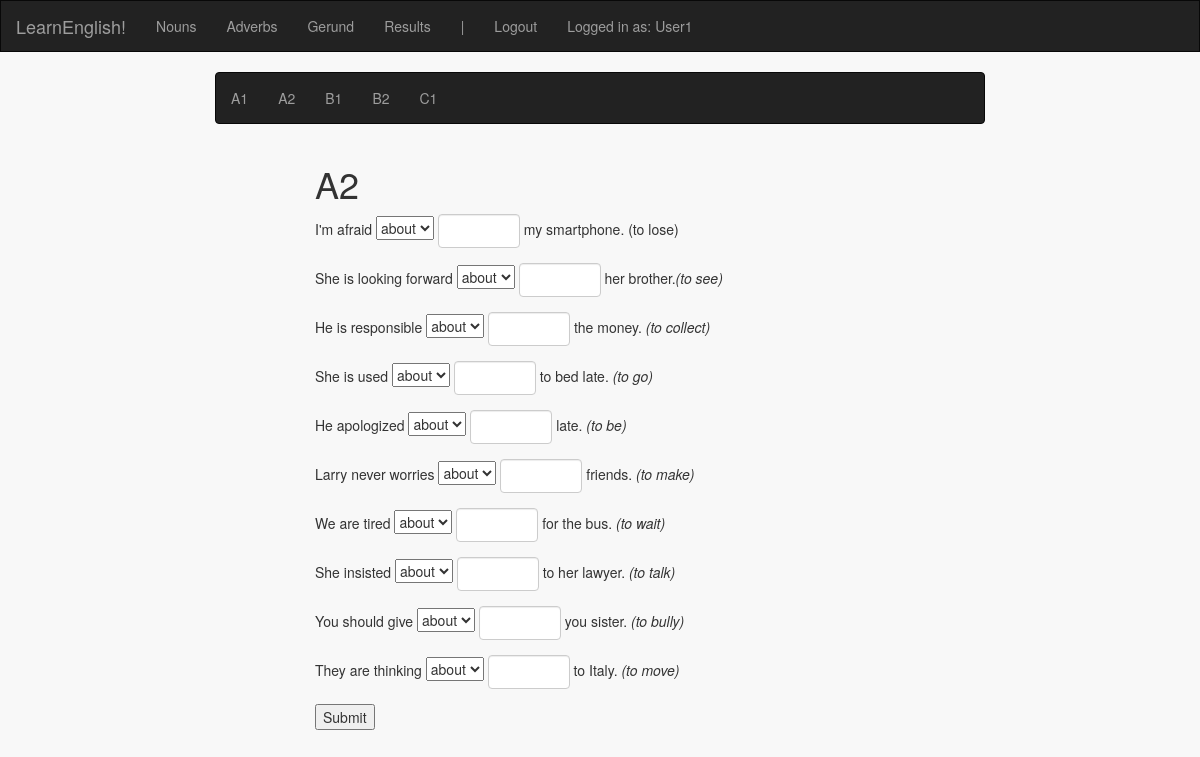
/gerund/A2 (signed in), run on the app's committed database.
### english_exercises/models.py (models this page shows, shortened)
class User(db.Model):
    id = db.Column(db.Integer, primary_key=True)
    username = db.Column(db.String(80), unique=True)
    password = db.Column(db.String(80))
    amountCorrect = db.Column(db.Integer)
    amountIncorrect = db.Column(db.Integer)
    score = db.Column(db.Integer)

class MultiQuestion(db.Model):
    id = db.Column(db.Integer, primary_key=True)
    category = db.Column(db.String(80))
    level = db.Column(db.String(80))
    question = db.Column(db.String(80))
    answer = db.Column(db.String(80))
    multiplechoiceAnswer = db.Column(db.String(80))

### english_exercises/views.py (the view, shortened to what this page needs)
@app.route("/gerund")
@app.route('/gerund/<level>', methods=['GET', 'POST'])
@login_required
def gerund(level=None):
    options = ['about', 'for', 'on', 'to', 'of', 'up']
    if level == None:
        return render_template('gerund/gerund.html')
    else:
        if request.method == 'GET':
            if allowed_in_level(level, calculate_score(session['username'])):
                if level != "A2":
                    questions = OpenQuestion.query.filter_by(category='Gerund').filter_by(level=level).all()
                    return render_template('gerund/' + level + '.html', level=level, questions=questions)
                else:
                    questions = MultiQuestion.query.filter_by(category='Gerund').filter_by(level=level).all()
                    return render_template('gerund/' + level + '.html', level=level, questions=questions, options=options)
            else:
                return render_template('gerund/locked.html')
    return render_template('gerund/gerund.html')

### english_exercises/level_access.py (called while the page is built, shortened)
def calculate_score(username):
    if get_correct_answers(username) <= 0:
        return 0
    else:
        ratio = get_correct_answers(username) / (get_correct_answers(username) + get_incorrect_answers(username))
        score = get_correct_answers(username) * ratio
        if score < 0:
            return 0
        else:
            return round(score, 2)

def get_correct_answers(user_name):
    return User.query.filter_by(username=user_name).first().amountCorrect

def get_incorrect_answers(user_name):
    return User.query.filter_by(username=user_name).first().amountIncorrect

def allowed_in_level(level, score):
    if 'A' in level:
        return True

### english_exercises/views.py (called while the page is built)
def login_required(f):
    @wraps(f)
    def decorated_function(*args, **kwargs):
        if session.get('logged_in') is None:
            flash("You must be logged in for this feature")
            return redirect(url_for('login', next=request.url))
        return f(*args, **kwargs)
    return decorated_function

### english_exercises/templates/gerund/A2.html
{% extends 'gerund/gerund.html' %}
{% block form %}
<div class="col-xs-3"></div>
<div class="col-xs-6 center">
    <h1>{{level}}</h1>
    <form action="/gerund/{{level}}" method="POST">
        {% include 'dropdownandopen.html' %}
        <input type="submit" value="Submit">
    </form>
</div>
<div class="col-xs-3"></div>
{% endblock %}

### english_exercises/templates/index.html (shortened to what this page needs)
<!DOCTYPE html>
<html lang="en">
<head>
    <link href="https://maxcdn.bootstrapcdn.com/bootstrap/3.3.7/css/bootstrap.min.css" rel="stylesheet">
    <link rel=stylesheet type=text/css href="{{ url_for('static', filename='style.css') }}">
</head>
<body class="container-fluid">
  <div class="row">
    <nav id="menu" class="navbar navbar-inverse">
        <div class="navbar-header">
          <a class="navbar-brand" href="/">LearnEnglish!</a>
        </div>
        <ul class="nav navbar-nav">
            <li><a href="{{ url_for ('nouns') }}">Nouns</a></li>
            <li><a href="{{ url_for ('adverbs') }}">Adverbs</a></li>
            <li><a href="{{ url_for ('gerund') }}">Gerund</a></li>
            <li><a href="{{ url_for ('results') }}">Results</a></li>
            <li><a>|</a></li>
            {% if not session.logged_in %}
                <li><a href="{{ url_for ('login') }}">Login</a></li>
                <li><a href="{{ url_for ('register') }}">Register</a></li>
            {% else %}
                <li><a href="{{ url_for('logout') }}">Logout</a></li>
            {% endif %}
            {% if session.logged_in %}
                <li><a>Logged in as: {{ session['username'] }}</a></li>
            {% endif %}
        </ul>
    </nav>
  </div>
  <div class="row">
      <div class="col-xs-12 center">
          {% block body %}
          {% endblock %}
      </div>
  </div>
</body>
</html>

### english_exercises/templates/dropdownandopen.html
{% from 'inputmacro.html' import input %}
{% from 'dropdownmacro.html' import dropdown %}
{% for q in questions %}
    <div class="form-group form-inline">
            {{- q.question |format(dropdown(options, q.id), input(q.id))|safe -}}
    </div>
{% endfor %}

### english_exercises/templates/inputmacro.html
{% macro input(name, value='', type='text', size=5) -%}
    <input type="{{ type }}" name="{{ name }}" value="{{ value|e }}" size="{{ size }}" class="form-control">
{%- endmacro %}

### english_exercises/templates/dropdownmacro.html
{% macro dropdown(options, id) -%}
<select name="{{ name }}" {{ extra|safe }}>
    {%- for op in options %}
    <option value="{{ op }}" {% if op in selected %}selected="selected"{% endif %}>{{ op }}</option>
    {%- endfor %}
</select>
{%- endmacro %}

### english_exercises/static/style.css (style rules this page uses)
body { background-color: #f8f8f8 }
#menu { border-radius: 0px; }

### english_exercises/templates/gerund/gerund.html (style rules this page uses)
input.form-control { width: 20px; }

### data on the page
User: username "User1"
MultiQuestion: question "I'm afraid my smartphone. (to lose)"
MultiQuestion: question "She is looking forward her brother. (to see)"
MultiQuestion: question "He is responsible the money. (to collect)"
MultiQuestion: question "She is used to bed late. (to go)"
MultiQuestion: question "He apologized late. (to be)"
MultiQuestion: question "Larry never worries friends. (to make)"
MultiQuestion: question "We are tired for the bus. (to wait)"
MultiQuestion: question "She insisted to her lawyer. (to talk)"
MultiQuestion: question "You should give you sister. (to bully)"
MultiQuestion: question "They are thinking to Italy. (to move)"

### other printed values
{{ level }} "A2"
form field value "about"
